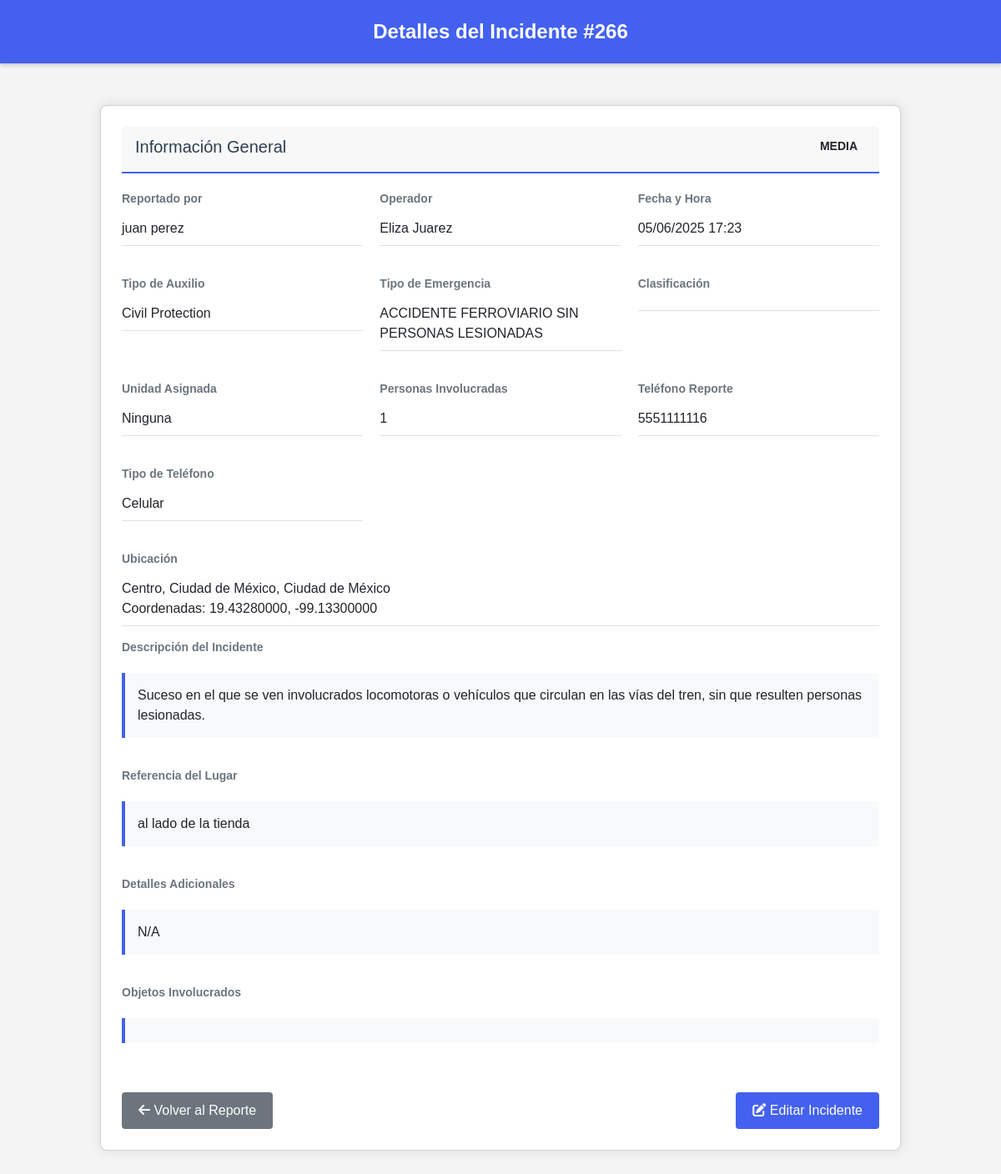
/supervisorOp/detalle_incidente.php?id=266 (signed in), run on the app's committed database.
### tables this page shows
CREATE TABLE `incidentes` (
  `folio_incidente` int(11) NOT NULL AUTO_INCREMENT,
  `quepaso` varchar(255) NOT NULL,
  `tipo_auxilio` varchar(50) NOT NULL,
  `hora_incidente` time NOT NULL,
  `fecha_incidente` datetime NOT NULL,
  `fecha_actualizacion` datetime DEFAULT NULL,
  `num_personas` int(11) NOT NULL,
  `latitud` decimal(10,8) DEFAULT NULL,
  `longitud` decimal(11,8) DEFAULT NULL,
  `telefono` varchar(20) NOT NULL,
  `id_usuario_reporta` int(11) DEFAULT NULL,
  `clasificacion` varchar(20) DEFAULT NULL,
  `prioridad` enum('Alta','Media','Baja') DEFAULT 'Media',
  `id_unidad_asignada` int(11) DEFAULT NULL,
  `colonia` varchar(255) DEFAULT NULL,
  `localidad` varchar(255) DEFAULT NULL,
  `municipio` varchar(255) DEFAULT NULL,
  `id_emergency_type` varchar(10) DEFAULT NULL,
  `id_llamada` int(11) DEFAULT NULL,
  `hora` time DEFAULT NULL,
  `hora_edicion` time DEFAULT NULL,
  `nombre_completo` varchar(30) DEFAULT NULL,
  `detalle` text DEFAULT NULL,
  `objetos_involucrados` varchar(40) DEFAULT NULL,
  `tipo_telefono` enum('Local','Celular','Publico') DEFAULT NULL,
  `referencia_lugar` text DEFAULT NULL,
  `id_despachador_asignado` int(11) NOT NULL,
  PRIMARY KEY (`folio_incidente`),
  KEY `id_usuario_reporta` (`id_usuario_reporta`),
  KEY `id_unidad_asignada` (`id_unidad_asignada`),
  KEY `id_emergency_type` (`id_emergency_type`),
  KEY `fk_incidente_llamada` (`id_llamada`),
  KEY `fk_despachador_asignado` (`id_despachador_asignado`),
  CONSTRAINT `fk_despachador_asignado` FOREIGN KEY (`id_despachador_asignado`) REFERENCES `usuarios` (`id_usuario`) ON UPDATE CASCADE,
  CONSTRAINT `fk_incidente_llamada` FOREIGN KEY (`id_llamada`) REFERENCES `llamadas` (`id_llamada`) ON DELETE SET NULL ON UPDATE CASCADE,
  CONSTRAINT `incidentes_ibfk_1` FOREIGN KEY (`id_usuario_reporta`) REFERENCES `usuarios` (`id_usuario`) ON DELETE SET NULL,
  CONSTRAINT `incidentes_ibfk_2` FOREIGN KEY (`id_unidad_asignada`) REFERENCES `unidades` (`id_unidad`) ON DELETE SET NULL,
  CONSTRAINT `incidentes_ibfk_3` FOREIGN KEY (`id_emergency_type`) REFERENCES `EmergencyTypes` (`code`)
);

CREATE TABLE `EmergencyTypes` (
  `id` int(11) NOT NULL AUTO_INCREMENT,
  `category` varchar(50) NOT NULL,
  `code` varchar(10) DEFAULT NULL,
  `name` varchar(255) NOT NULL,
  `description` text DEFAULT NULL,
  `priority` varchar(10) DEFAULT NULL,
  `original_sheet` varchar(50) NOT NULL,
  PRIMARY KEY (`id`),
  KEY `idx_code` (`code`),
  KEY `idx_priority` (`priority`),
  KEY `idx_category` (`category`)
);

### supervisorOp/detalle_incidente.php (the view, shortened to what this page needs)
<?php
$folio_incidente = $_GET['id'];
require_once '../db.php';
try {
    $sql = "SELECT i.*,
                   CONCAT(u.nombre, ' ', u.apellido) as nombre_usuario,
                   CONCAT(op.nombre, ' ', op.apellido) as operador_nombre,
                   et.name as tipo_emergencia,
                   un.nombre_unidad as unidad_nombre
            FROM incidentes i
            JOIN usuarios u ON i.id_usuario_reporta = u.id_usuario
            LEFT JOIN llamadas l ON i.id_llamada = l.id_llamada
            LEFT JOIN usuarios op ON l.id_operador = op.id_usuario
            LEFT JOIN EmergencyTypes et ON i.id_emergency_type = et.code
            LEFT JOIN unidades un ON i.id_unidad_asignada = un.id_unidad
            WHERE i.folio_incidente = ?";
    $stmt = $pdo->prepare($sql);
    $stmt->execute([$folio_incidente]);
    $incidente = $stmt->fetch(PDO::FETCH_ASSOC);
} catch (PDOException $e) {
    die("Error al consultar la base de datos: " . $e->getMessage());
}
?>
<!DOCTYPE html>
<html lang="es">
<head>
    <link href="https://cdn.jsdelivr.net/npm/bootstrap@5.3.0/dist/css/bootstrap.min.css" rel="stylesheet">
    <link rel="stylesheet" href="https://cdnjs.cloudflare.com/ajax/libs/font-awesome/6.0.0/css/all.min.css">
</head>
<body>
    <div class="blue-bar">
        Detalles del Incidente #<?= htmlspecialchars($folio_incidente) ?>
    </div>
    <div class="container">
        <div class="card">
            <div class="card-header">
                <h2 class="card-title">Información General</h2>
                <span class="priority-badge priority-<?= strtolower($incidente['prioridad']) ?>">
                    <?= htmlspecialchars($incidente['prioridad']) ?>
                </span>
            </div>
            <div class="detail-grid">
                <div class="detail-item">
                    <div class="detail-label">Reportado por</div>
                    <div class="detail-value"><?= htmlspecialchars($incidente['nombre_usuario']) ?></div>
                </div>
                <div class="detail-item">
                    <div class="detail-label">Operador</div>
                    <div class="detail-value"><?= htmlspecialchars($incidente['operador_nombre'] ?? 'N/A') ?></div>
                </div>
                <div class="detail-item">
                    <div class="detail-label">Fecha y Hora</div>
                    <div class="detail-value"><?= date('d/m/Y H:i', strtotime($incidente['fecha_incidente'])) ?></div>
                </div>
                <div class="detail-item">
                    <div class="detail-label">Tipo de Auxilio</div>
                    <div class="detail-value"><?= htmlspecialchars($incidente['tipo_auxilio']) ?></div>
                </div>
                <div class="detail-item">
                    <div class="detail-label">Tipo de Emergencia</div>
                    <div class="detail-value"><?= htmlspecialchars($incidente['tipo_emergencia'] ?? 'N/A') ?></div>
                </div>
                <div class="detail-item">
                    <div class="detail-label">Clasificación</div>
                    <div class="detail-value"><?= htmlspecialchars($incidente['clasificacion']) ?></div>
                </div>
                <div class="detail-item">
                    <div class="detail-label">Unidad Asignada</div>
                    <div class="detail-value"><?= htmlspecialchars($incidente['unidad_nombre'] ?? 'Ninguna') ?></div>
                </div>
                <div class="detail-item">
                    <div class="detail-label">Personas Involucradas</div>
                    <div class="detail-value"><?= htmlspecialchars($incidente['num_personas']) ?></div>
                </div>
                <div class="detail-item">
                    <div class="detail-label">Teléfono Reporte</div>
                    <div class="detail-value"><?= htmlspecialchars($incidente['telefono']) ?></div>
                </div>
                <div class="detail-item">
                    <div class="detail-label">Tipo de Teléfono</div>
                    <div class="detail-value"><?= htmlspecialchars($incidente['tipo_telefono'] ?? 'N/A') ?></div>
                </div>
            </div>
            <div class="detail-item">
                <div class="detail-label">Ubicación</div>
                <div class="detail-value">
                    <?= htmlspecialchars($incidente['colonia'] . ', ' . $incidente['localidad'] . ', ' . $incidente['municipio']) ?>
                    <br>
                    Coordenadas: <?= htmlspecialchars($incidente['latitud'] . ', ' . $incidente['longitud']) ?>
                </div>
            </div>
            <div class="detail-item">
                <div class="detail-label">Descripción del Incidente</div>
                <div class="description-box">
                    <?= htmlspecialchars($incidente['quepaso']) ?>
                </div>
            </div>
            <div class="detail-item">
                <div class="detail-label">Referencia del Lugar</div>
                <div class="description-box">
                    <?= htmlspecialchars($incidente['referencia_lugar'] ?? 'N/A') ?>
                </div>
            </div>
            <div class="detail-item">
                <div class="detail-label">Detalles Adicionales</div>
                <div class="description-box">
                    <?= htmlspecialchars($incidente['detalle'] ?? 'N/A') ?>
                </div>
            </div>
            <div class="detail-item">
                <div class="detail-label">Objetos Involucrados</div>
                <div class="description-box">
                </div>
            </div>
            <div class="d-flex justify-content-between mt-4">
                <a href="incidents_report.php" class="btn btn-secondary">
                    <i class="fas fa-arrow-left"></i> Volver al Reporte
                </a>
                <a href="edit_incident.php?id=<?= $folio_incidente ?>" class="btn btn-primary">
                    <i class="fas fa-edit"></i> Editar Incidente
                </a>
            </div>
        </div>
    </div>
</body>
</html>

### supervisorOp/detalle_incidente.php (style rules this page uses)
body { font-family: Arial, sans-serif; margin: 0; padding: 0; background-color: #f4f4f4; color: #333; }
.blue-bar { background-color: #4361ee; color: white; padding: 20px; text-align: center; font-size: 24px; font-weight: bold; box-shadow: 0 2px 5px rgba(0,0,0,0.2); margin-bottom: 30px; }
.container { max-width: 1000px; margin: 0 auto; padding: 20px; }
.card { background-color: white; border-radius: 8px; box-shadow: 0 0 15px rgba(0,0,0,0.1); padding: 25px; margin-bottom: 30px; }
.card-header { border-bottom: 2px solid #4361ee; padding-bottom: 15px; margin-bottom: 20px; display: flex; justify-content: space-between; align-items: center; }
.card-title { font-size: 20px; color: #2c3e50; margin: 0; }
.priority-badge { padding: 5px 10px; border-radius: 20px; font-size: 14px; font-weight: bold; text-transform: uppercase; }
.detail-grid { display: grid; grid-template-columns: repeat(auto-fill, minmax(250px, 1fr)); gap: 20px; margin-bottom: 20px; }
.detail-item { margin-bottom: 15px; }
.detail-label { font-weight: bold; color: #6c757d; margin-bottom: 5px; font-size: 14px; }
.detail-value { font-size: 16px; padding: 8px 0; border-bottom: 1px solid #dee2e6; }
.description-box { background-color: #f8f9fa; border-left: 4px solid #4361ee; padding: 15px; margin: 20px 0; border-radius: 0 4px 4px 0; }
.btn { padding: 10px 20px; border: none; border-radius: 4px; cursor: pointer; font-size: 16px; transition: background-color 0.3s; text-decoration: none; display: inline-block; }
.btn-primary { background-color: #4361ee; color: white; }
.btn-secondary { background-color: #6c757d; color: white; }

### data on the page
incidentes: prioridad "MEDIA", fecha_incidente "05/06/2025 17:23", tipo_auxilio "Civil Protection", emergencytypes.name "ACCIDENTE FERROVIARIO SIN PERSONAS LESIONADAS", num_personas "1", telefono "5551111116", tipo_telefono "Celular", colonia+localidad+municipio "Centro, Ciudad de México, Ciudad de México", latitud+longitud "19.43280000, -99.13300000", quepaso "Suceso en el que se ven involucrados locomotoras o vehículos que circulan en las vías del tren, sin que resulten personas lesionadas.", referencia_lugar "al lado de la tienda", detalle "N/A"

### other printed values
$folio_incidente "266"
$incidente['nombre_usuario'] "juan perez"
$incidente['operador_nombre'] "Eliza Juarez"
$incidente['unidad_nombre'] "Ninguna"
